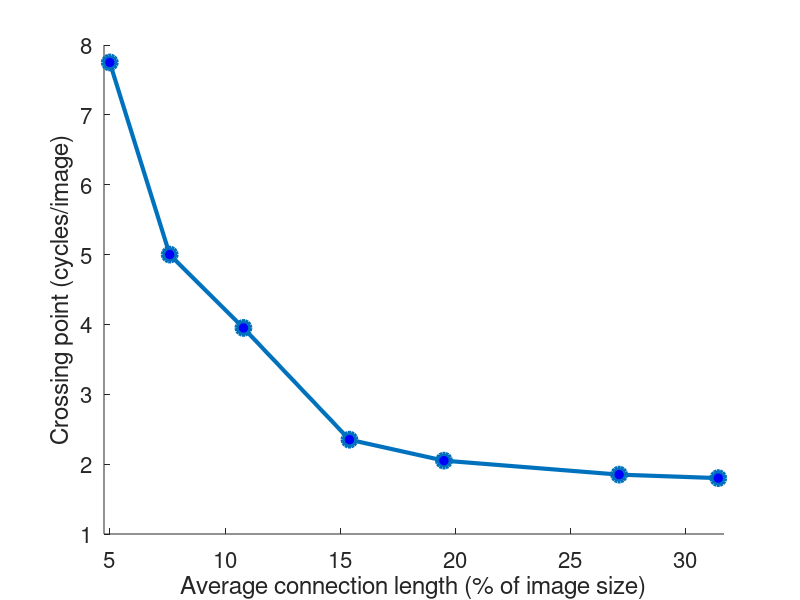

MATLAB code for this plot:
ac=[5 7.6 10.8 15.4 19.5 27.1 31.4]
zc=[7.75 5 3.95 2.35 2.05 1.85 1.8]
figure; hold on;
plot(ac,zc,'o-','LineWidth',3,'MarkerSize',10,'MarkerFaceColor','blue')
set(gca,'FontSize',16);
xlabel('Average connection length (% of image size)');
ylabel('Crossing point (cycles/image)');
set(gca,'xlim',[min(ac)-.25 max(ac)+.25]);